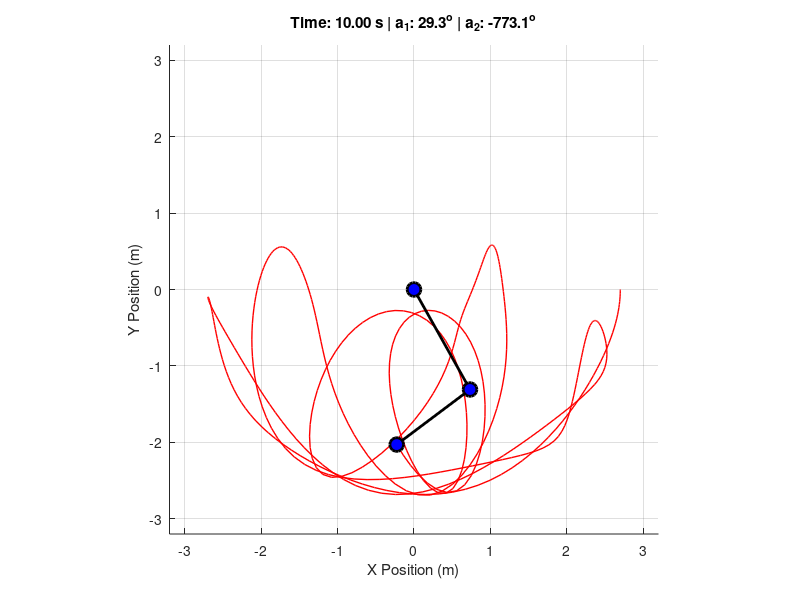

The MATLAB script that drew this image:
function double_pendulum_simulation()
    %Lecture 40
    % Derived using euler lagrange equations
    clear all; close all; clc;

    %% parameters of system
    params.m1 = 1.0;   % Mass of ball 1 (kg)
    params.m2 = 1.0;   % Mass of ball 2 (kg)
    params.l1 = 1.5;   % Length of rod 1 (m)
    params.l2 = 1.2;   % Length of rod 2 (m)
    params.g  = 9.81;  % Acceleration due to gravity (m/s^2)

    %initial conditions
    % a1, a2 are the angular radians
    % alpha1, alpha2 are the angular velocities
    a1_0     = pi/2; 
    a2_0     = pi/2;  
    alpha1_0 = 0.0;   
    alpha2_0 = 0.0;    
    
    initial_state = [a1_0; a2_0; alpha1_0; alpha2_0];

    %%time param
    t_max = 10.0;       % Duration of simulation (seconds)
    tspan = 0:0.02:t_max;

    %% solving system
    [t, state_out] = ode45(@(t, y) double_pendulum_dynamics(t, y, params), tspan, initial_state);

    %get solution histories
    a1_hist     = state_out(:, 1);
    a2_hist     = state_out(:, 2);
    alpha1_hist = state_out(:, 3);
    alpha2_hist = state_out(:, 4);

    %%kinematics for plotting
    % Note: Flipped vertical signs relative to notes to hang downward naturally (-y)
    x1 =  params.l1 * sin(a1_hist);
    y1 = -params.l1 * cos(a1_hist);
    
    x2 = x1 + params.l2 * sin(a2_hist);
    y2 = y1 - params.l2 * cos(a2_hist);

    %%animation graphics
    fig = figure('Name', 'ME 104 Lec 40: Double Pendulum', 'Color', 'w', 'Position', [100, 100, 700, 600]);
    ax = axes('Parent', fig);
    hold(ax, 'on');
    grid(ax, 'on');
    axis(ax, 'equal');
    
    max_len = params.l1 + params.l2;
    xlim(ax, [-max_len - 0.5, max_len + 0.5]);
    ylim(ax, [-max_len - 0.5, max_len + 0.5]);
    xlabel(ax, 'X Position (m)');
    ylabel(ax, 'Y Position (m)');

    h_trace = plot(ax, NaN, NaN, 'r-', 'LineWidth', 1); % Tracks path of lower mass
    h_rods  = plot(ax, [0, 0, 0], [0, 0, 0], 'k-o', 'LineWidth', 2, 'MarkerSize', 10, 'MarkerFaceColor', 'b');

    %%movie magic
    for i = 1:length(t)
        %updating trace plot
        set(h_trace, 'XData', x2(1:i), 'YData', y2(1:i));
        
        %updating link lines
        set(h_rods, 'XData', [0, x1(i), x2(i)], 'YData', [0, y1(i), y2(i)]);
        
        title(ax, sprintf('Time: %.2f s | a_1: %.1f^o | a_2: %.1f^o', t(i), rad2deg(a1_hist(i)), rad2deg(a2_hist(i))));
        drawnow;
        pause(0.01);
    end
end

%%state space dynamics
function dstate = double_pendulum_dynamics(~, state, params)
    a1     = state(1);
    a2     = state(2);
    alpha1 = state(3);
    alpha2 = state(4);

    m1 = params.m1; m2 = params.m2;
    l1 = params.l1; l2 = params.l2;
    g  = params.g;

    %% Matrix System Assembly from Equations of Motion %%
    % Hand-evaluating the analytical partial derivative system from page 7:
    % M(a) * [alpha1_dot; alpha2_dot] = F(a, alpha)
    
    % Mass Matrix Coefficients (Inertial properties)
    M11 = (m1 + m2) * l1^2;
    M12 = m2 * l1 * l2 * cos(a1 - a2);
    M21 = m2 * l1 * l2 * cos(a1 - a2);
    M22 = m2 * l2^2;
    
    M = [M11, M12; 
         M21, M22];

    % Forcing Vector Coefficients (Coriolis, Centrifugal, and Gravitational Torques)
    F1 = -m2 * l1 * l2 * alpha2^2 * sin(a1 - a2) - (m1 + m2) * g * l1 * sin(a1);
    F2 =  m2 * l1 * l2 * alpha1^2 * sin(a1 - a2) - m2 * g * l2 * sin(a2);
    
    F = [F1; 
         F2];

    %%solve for acclerations
    % [alpha1_dot; alpha2_dot] = M \ F
    alphadot = M \ F;

    %packing derivatives into state format
    dstate = [alpha1; 
              alpha2; 
              alphadot(1); 
              alphadot(2)];
end
